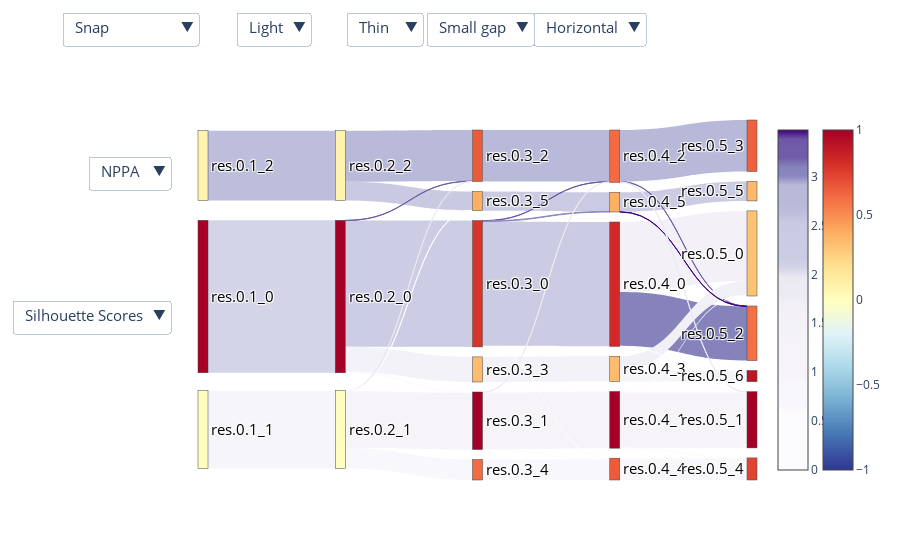

Source (notebook cell):
### Code cell
sankey_fig, sankey_dict = CellLayers.build_sankey(tbx5_exp,
                                                  tbx5_meta,
                                                  genes=['NPPA', 'TECRL', 'MYH6'],
                                                  coexpressed_genes=[['NPPA', 'TECRL', 'MYH6']],
                                                  exp_color='#F7ED32',
                                                  modularity=tbx5_modularity,
                                                  silhouette=tbx5_silhouette_scores)

### Figure 1 — Plotly figure (JSON) as saved in the notebook; plotly's stock layout.template omitted (floating-point values rounded to 4 significant figures)
{"data": [{"link": {"color": ["#d4d4e8", "#bdbedc", "#f6f5f9", "#cccce4", "#b9b9da", "#c9c9e2", "#f6f4f9", "#f8f7fb", "#705ca9", "#f3f2f8", "#fcfbfd", "#eae8f2", "#fcfbfd", "#cbcbe3", "#b9b9da", "#cacae3", "#f6f4f9", "#f8f7fb", "#f3f2f8", "#6d57a6", "#8a86bf", "#eceaf3", "#fcfbfd", "#fcfbfd", "#8582bc", "#b8b8d9", "#f3f1f7", "#cbcbe3", "#f6f4f9", "#f9f7fb", "#705ca9", "#f5f4f9", "#f2f0f7", "#fcfbfd", "#fcfbfd", "#fcfbfd", "#3f007d", "#eceaf3"], "source": [0, 2, 1, 3, 5, 5, 4, 4, 3, 3, 3, 4, 4, 10, 8, 9, 11, 7, 6, 10, 10, 11, 10, 11, 16, 14, 16, 15, 17, 13, 14, 12, 12, 17, 16, 17, 15, 14], "target": [3, 5, 4, 10, 8, 9, 11, 7, 8, 6, 11, 8, 9, 16, 14, 15, 17, 13, 12, 14, 15, 14, 13, 13, 21, 18, 23, 22, 24, 20, 21, 19, 23, 23, 24, 20, 21, 24], "value": [559, 256, 285, 463, 187, 69, 208, 75, 1, 92, 3, 1, 1, 456, 189, 70, 208, 75, 92, 1, 2, 2, 4, 1, 198, 189, 257, 71, 203, 80, 1, 41, 51, 4, 1, 1, 1, 2]}, "node": {"color": ["#a50026", "#fffebe", "#fff3ad", "#a50026", "#fffebe", "#fff3ad", "#fdbb6d", "#f36b42", "#ec5c3b", "#fdaf62", "#d93429", "#a50026", "#fdbb6d", "#ec5c3b", "#f36b42", "#fdaf62", "#d02927", "#a50026", "#ee613e", "#bb1526", "#e14430", "#f47044", "#fdb769", "#fdc374", "#a50026"], "hovertemplate": "%{customdata}", "label": ["res.0.1_0", "res.0.1_1", "res.0.1_2", "res.0.2_0", "res.0.2_1", "res.0.2_2", "res.0.3_3", "res.0.3_4", "res.0.3_2", "res.0.3_5", "res.0.3_0", "res.0.3_1", "res.0.4_3", "res.0.4_4", "res.0.4_2", "res.0.4_5", "res.0.4_0", "res.0.4_1", "res.0.5_3", "res.0.5_6", "res.0.5_4", "res.0.5_2", "res.0.5_5", "res.0.5_0", "res.0.5_1"], "pad": 10, "thickness": 10}, "orientation": "h", "textfont": {"color": "black", "size": 15}, "type": "sankey"}, {"marker": {"colorscale": [[0, "#a50026"], [0.04167, "#fffebe"], [0.08333, "#fff3ad"], [0.125, "#a50026"], [0.1667, "#fffebe"], [0.2083, "#fff3ad"], [0.25, "#fdbb6d"], [0.2917, "#f36b42"], [0.3333, "#ec5c3b"], [0.375, "#fdaf62"], [0.4167, "#d93429"], [0.4583, "#a50026"], [0.5, "#fdbb6d"], [0.5417, "#ec5c3b"], [0.5833, "#f36b42"], [0.625, "#fdaf62"], [0.6667, "#d02927"], [0.7083, "#a50026"], [0.75, "#ee613e"], [0.7917, "#bb1526"], [0.8333, "#e14430"], [0.875, "#f47044"], [0.9167, "#fdb769"], [0.9583, "#fdc374"], [1, "#a50026"]]}, "mode": "markers", "type": "scatter", "visible": true, "x": [null], "y": [null]}, {"marker": {"cmax": 3.476, "cmin": 0, "colorscale": [[0, "#fcfbfd"], [0.02703, "#fcfbfd"], [0.05405, "#fcfbfd"], [0.08108, "#fcfbfd"], [0.1081, "#fcfbfd"], [0.1351, "#fcfbfd"], [0.1622, "#fcfbfd"], [0.1892, "#f9f7fb"], [0.2162, "#f8f7fb"], [0.2432, "#f8f7fb"], [0.2703, "#f6f5f9"], [0.2973, "#f6f4f9"], [0.3243, "#f6f4f9"], [0.3514, "#f6f4f9"], [0.3784, "#f5f4f9"], [0.4054, "#f3f2f8"], [0.4324, "#f3f2f8"], [0.4595, "#f3f1f7"], [0.4865, "#f2f0f7"], [0.5135, "#eceaf3"], [0.5405, "#eceaf3"], [0.5676, "#eae8f2"], [0.5946, "#d4d4e8"], [0.6216, "#cccce4"], [0.6486, "#cbcbe3"], [0.6757, "#cbcbe3"], [0.7027, "#cacae3"], [0.7297, "#c9c9e2"], [0.7568, "#bdbedc"], [0.7838, "#b9b9da"], [0.8108, "#b9b9da"], [0.8378, "#b8b8d9"], [0.8649, "#8a86bf"], [0.8919, "#8582bc"], [0.9189, "#705ca9"], [0.9459, "#705ca9"], [0.973, "#6d57a6"], [1, "#3f007d"]], "showscale": true}, "mode": "markers", "type": "scatter", "visible": true, "x": [null], "y": [null]}, {"marker": {"cmax": 2.204, "cmin": 0, "colorscale": [[0, "#fcfbfd"], [0.02703, "#fcfbfd"], [0.05405, "#ecebf4"], [0.08108, "#ecebf4"], [0.1081, "#dadaeb"], [0.1351, "#cccce4"], [0.1622, "#cbcbe3"], [0.1892, "#cacae3"], [0.2162, "#c9c9e2"], [0.2432, "#c5c6e1"], [0.2703, "#c5c6e1"], [0.2973, "#c4c5e0"], [0.3243, "#aeacd2"], [0.3514, "#a09dca"], [0.3784, "#a09dca"], [0.4054, "#a09dca"], [0.4324, "#9f9cc9"], [0.4595, "#9f9cc9"], [0.4865, "#827fbb"], [0.5135, "#7a71b4"], [0.5405, "#7a71b4"], [0.5676, "#796eb2"], [0.5946, "#705eaa"], [0.6216, "#705ca9"], [0.6486, "#705ca9"], [0.6757, "#705ca9"], [0.7027, "#6a51a3"], [0.7297, "#61409b"], [0.7568, "#613f9a"], [0.7838, "#5e3b98"], [0.8108, "#5a3294"], [0.8378, "#582e92"], [0.8649, "#54278f"], [0.8919, "#51218c"], [0.9189, "#51218c"], [0.9459, "#470f84"], [0.973, "#3f007d"], [1, "#3f007d"]], "showscale": true}, "mode": "markers", "type": "scatter", "visible": false, "x": [null], "y": [null]}, {"marker": {"cmax": 3.411, "cmin": 0.8061, "colorscale": [[0, "#fcfbfd"], [0.02703, "#f7f6fa"], [0.05405, "#f7f6fa"], [0.08108, "#f6f4f9"], [0.1081, "#f5f4f9"], [0.1351, "#f1eff6"], [0.1622, "#eeecf5"], [0.1892, "#eeecf4"], [0.2162, "#e8e6f2"], [0.2432, "#e7e6f1"], [0.2703, "#e7e6f1"], [0.2973, "#e6e5f1"], [0.3243, "#e2e2ef"], [0.3514, "#e2e1ef"], [0.3784, "#dedeed"], [0.4054, "#dedded"], [0.4324, "#d6d6e9"], [0.4595, "#d5d5e9"], [0.4865, "#d5d5e9"], [0.5135, "#cecfe5"], [0.5405, "#cecfe5"], [0.5676, "#cecfe5"], [0.5946, "#cdcde4"], [0.6216, "#cbcbe3"], [0.6486, "#cacae3"], [0.6757, "#cacae3"], [0.7027, "#c9c9e2"], [0.7297, "#c8c8e2"], [0.7568, "#8a86bf"], [0.7838, "#7f7bb9"], [0.8108, "#7f7bb9"], [0.8378, "#7a71b4"], [0.8649, "#705ca9"], [0.8919, "#694fa2"], [0.9189, "#674ba0"], [0.9459, "#674ba0"], [0.973, "#5a3294"], [1, "#3f007d"]], "showscale": true}, "mode": "markers", "type": "scatter", "visible": false, "x": [null], "y": [null]}, {"marker": {"cmax": 1, "cmin": -1, "colorbar": {"x": 1.1, "y": 0.5}, "colorscale": [[0, "#313695"], [0.05, "#3a54a4"], [0.1, "#4574b3"], [0.15, "#5c90c2"], [0.2, "#74add1"], [0.25, "#90c3dd"], [0.3, "#aad8e9"], [0.35, "#c5e6f0"], [0.4, "#e0f3f8"], [0.45, "#f0f9db"], [0.5, "#fffebe"], [0.55, "#fff0a8"], [0.6, "#fee090"], [0.65, "#fdc778"], [0.7, "#fdad60"], [0.75, "#f88c51"], [0.8, "#f46d43"], [0.85, "#e54e35"], [0.9, "#d62f27"], [0.95, "#bd1726"], [1, "#a50026"]], "showscale": true}, "mode": "markers", "type": "scatter", "visible": true, "x": [null], "y": [null]}], "layout": {"autosize": true, "paper_bgcolor": "rgba(0, 0, 0, 0)", "plot_bgcolor": "rgba(0, 0, 0, 0)", "showlegend": false, "updatemenus": [{"buttons": [{"args": [{"link": {"color": ["#d4d4e8", "#bdbedc", "#f6f5f9", "#cccce4", "#b9b9da", "#c9c9e2", "#f6f4f9", "#f8f7fb", "#705ca9", "#f3f2f8", "#fcfbfd", "#eae8f2", "#fcfbfd", "#cbcbe3", "#b9b9da", "#cacae3", "#f6f4f9", "#f8f7fb", "#f3f2f8", "#6d57a6", "#8a86bf", "#eceaf3", "#fcfbfd", "#fcfbfd", "#8582bc", "#b8b8d9", "#f3f1f7", "#cbcbe3", "#f6f4f9", "#f9f7fb", "#705ca9", "#f5f4f9", "#f2f0f7", "#fcfbfd", "#fcfbfd", "#fcfbfd", "#3f007d", "#eceaf3"], "source": [0, 2, 1, 3, 5, 5, 4, 4, 3, 3, 3, 4, 4, 10, 8, 9, 11, 7, 6, 10, 10, 11, 10, 11, 16, 14, 16, 15, 17, 13, 14, 12, 12, 17, 16, 17, 15, 14], "target": [3, 5, 4, 10, 8, 9, 11, 7, 8, 6, 11, 8, 9, 16, 14, 15, 17, 13, 12, 14, 15, 14, 13, 13, 21, 18, 23, 22, 24, 20, 21, 19, 23, 23, 24, 20, 21, 24], "value": [559, 256, 285, 463, 187, 69, 208, 75, 1, 92, 3, 1, 1, 456, 189, 70, 208, 75, 92, 1, 2, 2, 4, 1, 198, 189, 257, 71, 203, 80, 1, 41, 51, 4, 1, 1, 1, 2]}, "visible": [true, true, true, false, false]}], "label": "NPPA", "method": "update"}, {"args": [{"link": {"color": ["#5e3b98", "#7a71b4", "#cacae3", "#61409b", "#705ca9", "#9f9cc9", "#cccce4", "#c5c6e1", "#3f007d", "#51218c", "#705eaa", "#dadaeb", "#fcfbfd", "#613f9a", "#705ca9", "#a09dca", "#c9c9e2", "#c5c6e1", "#51218c", "#582e92", "#9f9cc9", "#ecebf4", "#a09dca", "#fcfbfd", "#54278f", "#705ca9", "#6a51a3", "#a09dca", "#cbcbe3", "#c4c5e0", "#3f007d", "#470f84", "#5a3294", "#7a71b4", "#796eb2", "#827fbb", "#aeacd2", "#ecebf4"], "source": [0, 2, 1, 3, 5, 5, 4, 4, 3, 3, 3, 4, 4, 10, 8, 9, 11, 7, 6, 10, 10, 11, 10, 11, 16, 14, 16, 15, 17, 13, 14, 12, 12, 17, 16, 17, 15, 14], "target": [3, 5, 4, 10, 8, 9, 11, 7, 8, 6, 11, 8, 9, 16, 14, 15, 17, 13, 12, 14, 15, 14, 13, 13, 21, 18, 23, 22, 24, 20, 21, 19, 23, 23, 24, 20, 21, 24], "value": [559, 256, 285, 463, 187, 69, 208, 75, 1, 92, 3, 1, 1, 456, 189, 70, 208, 75, 92, 1, 2, 2, 4, 1, 198, 189, 257, 71, 203, 80, 1, 41, 51, 4, 1, 1, 1, 2]}, "visible": [true, true, false, true, false]}], "label": "TECRL", "method": "update"}, {"args": [{"link": {"color": ["#c9c9e2", "#e2e2ef", "#cdcde4", "#dedded", "#e7e6f1", "#d5d5e9", "#cbcbe3", "#cecfe5", "#7f7bb9", "#674ba0", "#5a3294", "#eeecf4", "#e2e1ef", "#dedeed", "#e6e5f1", "#d5d5e9", "#c8c8e2", "#cecfe5", "#674ba0", "#fcfbfd", "#f1eff6", "#f7f6fa", "#694fa2", "#e8e6f2", "#eeecf5", "#e7e6f1", "#cecfe5", "#d6d6e9", "#cacae3", "#cacae3", "#7f7bb9", "#3f007d", "#8a86bf", "#7a71b4", "#f5f4f9", "#705ca9", "#f6f4f9", "#f7f6fa"], "source": [0, 2, 1, 3, 5, 5, 4, 4, 3, 3, 3, 4, 4, 10, 8, 9, 11, 7, 6, 10, 10, 11, 10, 11, 16, 14, 16, 15, 17, 13, 14, 12, 12, 17, 16, 17, 15, 14], "target": [3, 5, 4, 10, 8, 9, 11, 7, 8, 6, 11, 8, 9, 16, 14, 15, 17, 13, 12, 14, 15, 14, 13, 13, 21, 18, 23, 22, 24, 20, 21, 19, 23, 23, 24, 20, 21, 24], "value": [559, 256, 285, 463, 187, 69, 208, 75, 1, 92, 3, 1, 1, 456, 189, 70, 208, 75, 92, 1, 2, 2, 4, 1, 198, 189, 257, 71, 203, 80, 1, 41, 51, 4, 1, 1, 1, 2]}, "visible": [true, true, false, false, true]}], "label": "MYH6", "method": "update"}], "font": {"size": 15}, "x": -0.05, "y": 0.9}, {"buttons": [{"args": [{"visible": true}], "label": "Silhouette Scores", "method": "update"}], "font": {"size": 15}, "x": -0.05, "y": 0.5}, {"buttons": [{"args": ["arrangement", "snap"], "label": "Snap", "method": "restyle"}, {"args": ["arrangement", "perpendicular"], "label": "Perpendicular", "method": "restyle"}, {"args": ["arrangement", "freeform"], "label": "Freeform", "method": "restyle"}, {"args": ["arrangement", "fixed"], "label": "Fixed", "method": "restyle"}], "font": {"size": 15}, "x": 0, "y": 1.3}, {"buttons": [{"args": ["paper_bgcolor", "white"], "label": "Light", "method": "relayout"}, {"args": ["paper_bgcolor", "black"], "label": "Dark", "method": "relayout"}], "font": {"size": 15}, "x": 0.2, "y": 1.3}, {"buttons": [{"args": ["node.thickness", 8], "label": "Thin", "method": "restyle"}, {"args": ["node.thickness", 15], "label": "Thick", "method": "restyle"}], "font": {"size": 15}, "x": 0.4, "y": 1.3}, {"buttons": [{"args": ["node.pad", 15], "label": "Small gap", "method": "restyle"}, {"args": ["node.pad", 20], "label": "Large gap", "method": "restyle"}], "font": {"size": 15}, "x": 0.6, "y": 1.3}, {"buttons": [{"args": ["orientation", "h"], "label": "Horizontal", "method": "restyle"}, {"args": ["orientation", "v"], "label": "Vertical", "method": "restyle"}], "font": {"size": 15}, "x": 0.8, "y": 1.3}], "xaxis": {"autorange": true, "range": [-1, 6], "showgrid": false, "showticklabels": false, "zeroline": false}, "yaxis": {"autorange": true, "range": [-1, 4], "showgrid": false, "showticklabels": false, "zeroline": false}}}
